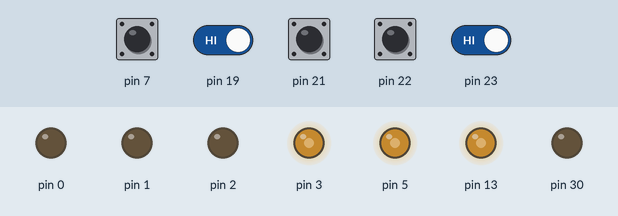
The sketch below on a simulated Arduino Leonardo, built with avr-gcc and run on an emulated ATmega32U4. On the bench: output pins drawn as LEDs (lit = HIGH). Inputs (shaded band) come from the test bench; at power-on: pin 7, pin 19, pin 21–23 HIGH.

Above: at 1.2 s.
1.3 s: pin 19 driven LOW
At 2.5 s:
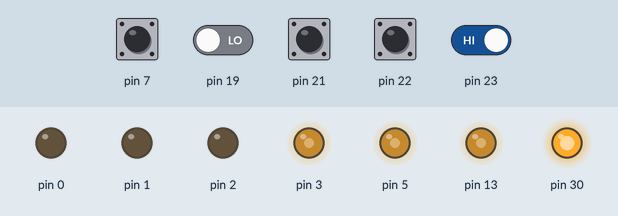
2.8 s: pin 21 pulled LOW for 0.15 s
At 2.88 s:
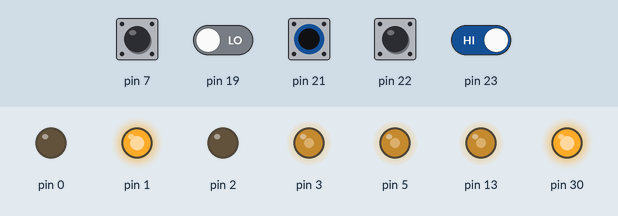
4.4 s: pin 22 pulled LOW for 0.15 s
At 4.48 s:
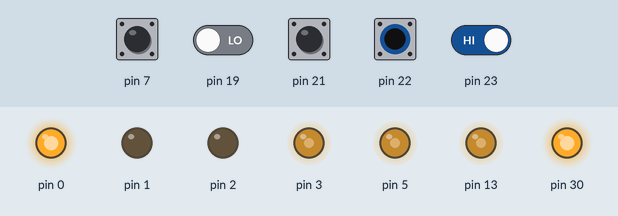
6.0 s: pin 23 driven LOW
At 6.3 s:
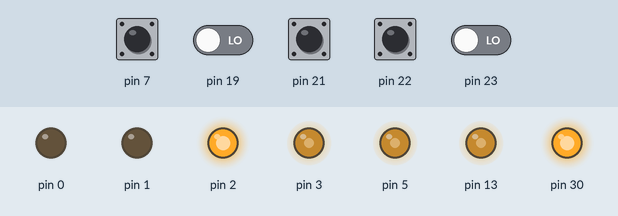
7.5 s: pin 21 pulled LOW for 1 s
At 8.3 s:
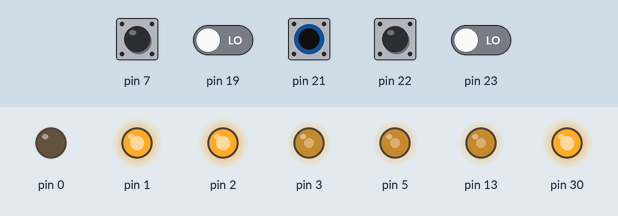
10.0 s: pin 22 pulled LOW for 1 s
At 10.6 s:
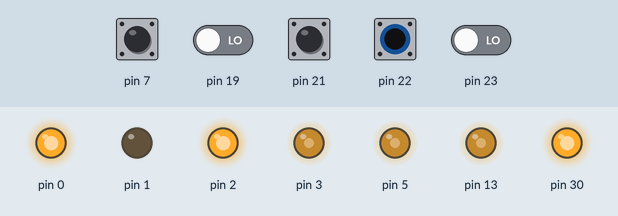
Timing chart, 0 to 13.0 s (numbered marks = the images above; inputs shaded):
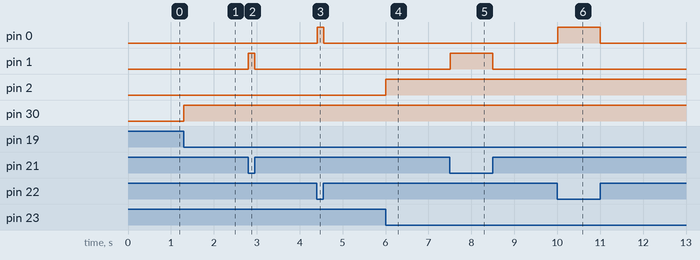

The sketch:

MinisumoPamplona.ino
```cpp
#ifndef cbi
#define cbi(sfr, bit) (_SFR_BYTE(sfr) &= ~_BV(bit))
#endif
#ifndef sbi
#define sbi(sfr, bit) (_SFR_BYTE(sfr) |= _BV(bit))
#endif

uint8_t sensors = 0b101111;
void setup() {
  // put your setup code here, to run once:
  noInterrupts();
  // cbi(TIMSK0, TOIE0);
  setupTimer1();
  SensorsInit();
//  setupPWM();
  _delay_ms(12);
  pinMode(3,OUTPUT);
    pinMode(5,OUTPUT);
  pinMode(13,OUTPUT);

  interrupts();
  analogWrite(13,127);
  analogWrite(5,127);
  analogWrite(3,127);
//  TC4H = 512 >> 8;
//  OCR4A = 512 & 0xFF;
//  OCR3A = 512;
}

void loop() {

}
ISR(TIMER1_OVF_vect) {
  TCNT1 = 49536;
  readSensors(1, &sensors);
}
void readSensors(boolean leds, uint8_t *value) {
  *value  = 0;
  *value <<= 1;
  if (!bit_is_set(PINE, 6)) {
    if (leds) PORTD |= _BV(0);
    *value |= 1;
  }
  else {
    *value |= 0;
    if (leds) PORTD &= ~_BV(0);
  }
  *value <<= 1;
  if (!bit_is_set(PINF, 0)) {
    *value |= 1;
    if (leds) PORTD |= _BV(1);
  }
  else {
    *value |= 0;
    if (leds) PORTD &= ~_BV(1);
  }
  *value <<= 1;
  if (!bit_is_set(PINF, 1)) {
    *value |= 1;
    if (leds)  PORTD |= _BV(2);
  }
  else {
    *value |= 0;
    if (leds) PORTD &= ~_BV(2);
  }
  *value <<= 1;
  if (!bit_is_set(PINF, 4)) {
    *value |= 1;
    if (leds)  PORTD |= _BV(3);
  }
  else {
    *value |= 0;
    if (leds) PORTD &= ~_BV(3);
  }
  *value <<= 1;
  if (!bit_is_set(PINF,6)) {
    if (leds) PORTD |= _BV(5);
    *value |= 1;
  }
  else {
    *value |= 0;
    if (leds) PORTD &= ~_BV(5);
  }

}
void setupTimer1() {
  //Se ejecuta el timer3 cada 8ms para leer los sensores
  TCCR1A = TCCR1C = 0;
  TCCR1B = 0b00000010;
  TIMSK1 |= (1 << TOIE1);
  TCNT1 = 49536;
}
void setupPWM() {
  TCCR4A = TCCR4B = TCCR3A = TCCR3B = 0;
  PORTB &= (~_BV(5) & ~_BV(6));
  DDRB |= (_BV(5) | _BV(6));
  DDRC |= (_BV(6) | _BV(7));
  DDRD |= (_BV(6) | _BV(7));
  sbi(PORTB, 5);
  sbi(PORTB, 6);
  sbi(TCCR4B, CS42);    // set timer4 prescale factor to 64
  //  sbi(TCCR4B, CS41);
  //  sbi(TCCR4B, CS40);
  sbi(TCCR4D, WGM40);   // put timer 4 in phase- and frequency-correct PWM mode
  sbi(TCCR4A, PWM4A);   // enable PWM mode for comparator OCR4A
  TC4H = 0x03;
  OCR4C = 0xFF;
  sbi(TCCR3B, CS31);    // set timer 3 prescale factor to 8
  // sbi(TCCR3B, CS30);
  sbi(TCCR3B, WGM33);   // put timer 3 in 8-bit phase correct pwm mode
  sbi(TCCR3A,COM3A1);
  ICR3 = 1024;
}

void SensorsInit() {
  DDRE &= ~_BV(6);
  DDRF &= ~_BV(0) & ~_BV(1) & ~_BV(4);
  DDRB &= ~_BV(7);
  DDRD |= 0b101111;
  PORTE |= _BV(6);
  PORTF |= (_BV(0) | _BV(1) | _BV(4));
  PORTB |= _BV(7);
}
```

Measured:
- after the input at 1.3 s, pin 30: LOW → HIGH at once
- after the input at 2.8 s, pin 1: LOW → HIGH at once, → LOW 0.15 s later
- after the input at 4.4 s, pin 0: LOW → HIGH at once, → LOW 0.15 s later
- after the input at 6.0 s, pin 2: LOW → HIGH at once
- after the input at 7.5 s, pin 1: LOW → HIGH at once, → LOW 1.0 s later
- after the input at 10.0 s, pin 0: LOW → HIGH at once, → LOW 1.0 s later
